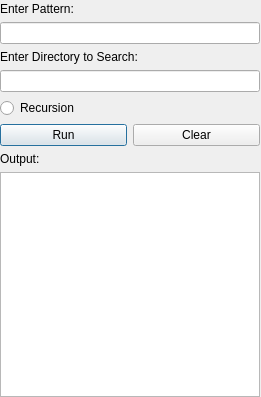
<?xml version="1.0" encoding="UTF-8"?>
<ui version="4.0">
 <class>Dialog</class>
 <widget class="QDialog" name="Dialog">
  <property name="geometry">
   <rect>
    <x>0</x>
    <y>0</y>
    <width>261</width>
    <height>397</height>
   </rect>
  </property>
  <property name="windowTitle">
   <string>Dialog</string>
  </property>
  <widget class="QWidget" name="">
   <property name="geometry">
    <rect>
     <x>0</x>
     <y>2</y>
     <width>260</width>
     <height>395</height>
    </rect>
   </property>
   <layout class="QVBoxLayout" name="verticalLayout_5">
    <item>
     <layout class="QVBoxLayout" name="verticalLayout">
      <item>
       <widget class="QLabel" name="label">
        <property name="text">
         <string>Enter Pattern:</string>
        </property>
       </widget>
      </item>
      <item>
       <widget class="QLineEdit" name="lineEditPattern"/>
      </item>
     </layout>
    </item>
    <item>
     <layout class="QVBoxLayout" name="verticalLayout_2">
      <item>
       <widget class="QLabel" name="label_2">
        <property name="text">
         <string>Enter Directory to Search:</string>
        </property>
       </widget>
      </item>
      <item>
       <widget class="QLineEdit" name="lineEditDirectory"/>
      </item>
     </layout>
    </item>
    <item>
     <layout class="QVBoxLayout" name="verticalLayout_3">
      <item>
       <widget class="QRadioButton" name="radioButton">
        <property name="text">
         <string>Recursion</string>
        </property>
       </widget>
      </item>
      <item>
       <layout class="QHBoxLayout" name="horizontalLayout">
        <item>
         <widget class="QPushButton" name="pushButtonRun">
          <property name="text">
           <string>Run</string>
          </property>
         </widget>
        </item>
        <item>
         <widget class="QPushButton" name="pushButtonClear">
          <property name="text">
           <string>Clear</string>
          </property>
         </widget>
        </item>
       </layout>
      </item>
     </layout>
    </item>
    <item>
     <layout class="QVBoxLayout" name="verticalLayout_4">
      <item>
       <widget class="QLabel" name="label_3">
        <property name="text">
         <string>Output:</string>
        </property>
       </widget>
      </item>
      <item>
       <widget class="QTextEdit" name="textEditOutput"/>
      </item>
     </layout>
    </item>
   </layout>
  </widget>
 </widget>
 <resources/>
 <connections/>
</ui>
